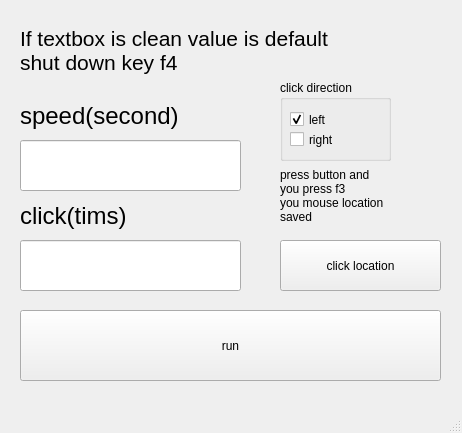
<?xml version="1.0" encoding="UTF-8"?>
<ui version="4.0">
 <class>Mainwindow</class>
 <widget class="QMainWindow" name="Mainwindow">
  <property name="geometry">
   <rect>
    <x>0</x>
    <y>0</y>
    <width>462</width>
    <height>433</height>
   </rect>
  </property>
  <property name="minimumSize">
   <size>
    <width>462</width>
    <height>433</height>
   </size>
  </property>
  <property name="maximumSize">
   <size>
    <width>462</width>
    <height>433</height>
   </size>
  </property>
  <property name="windowTitle">
   <string>Autoclick</string>
  </property>
  <property name="inputMethodHints">
   <set>Qt::ImhNone</set>
  </property>
  <widget class="QWidget" name="centralwidget">
   <widget class="QPushButton" name="run">
    <property name="geometry">
     <rect>
      <x>20</x>
      <y>310</y>
      <width>421</width>
      <height>71</height>
     </rect>
    </property>
    <property name="text">
     <string>run</string>
    </property>
   </widget>
   <widget class="QLabel" name="label">
    <property name="geometry">
     <rect>
      <x>20</x>
      <y>100</y>
      <width>201</width>
      <height>31</height>
     </rect>
    </property>
    <property name="font">
     <font>
      <family>Arial</family>
      <pointsize>18</pointsize>
     </font>
    </property>
    <property name="text">
     <string>speed(second)</string>
    </property>
   </widget>
   <widget class="QLabel" name="label_2">
    <property name="geometry">
     <rect>
      <x>20</x>
      <y>200</y>
      <width>141</width>
      <height>31</height>
     </rect>
    </property>
    <property name="font">
     <font>
      <family>Arial</family>
      <pointsize>18</pointsize>
     </font>
    </property>
    <property name="text">
     <string>click(tims)</string>
    </property>
   </widget>
   <widget class="QLabel" name="label_3">
    <property name="geometry">
     <rect>
      <x>20</x>
      <y>20</y>
      <width>411</width>
      <height>61</height>
     </rect>
    </property>
    <property name="font">
     <font>
      <family>Arial</family>
      <pointsize>16</pointsize>
     </font>
    </property>
    <property name="text">
     <string>If textbox is clean value is default
shut down key f4</string>
    </property>
   </widget>
   <widget class="QCheckBox" name="left">
    <property name="enabled">
     <bool>true</bool>
    </property>
    <property name="geometry">
     <rect>
      <x>290</x>
      <y>110</y>
      <width>96</width>
      <height>19</height>
     </rect>
    </property>
    <property name="tabletTracking">
     <bool>false</bool>
    </property>
    <property name="text">
     <string>left</string>
    </property>
    <property name="checked">
     <bool>true</bool>
    </property>
    <attribute name="buttonGroup">
     <string notr="true">buttonGroup</string>
    </attribute>
   </widget>
   <widget class="QCheckBox" name="right">
    <property name="geometry">
     <rect>
      <x>290</x>
      <y>130</y>
      <width>96</width>
      <height>19</height>
     </rect>
    </property>
    <property name="text">
     <string>right</string>
    </property>
    <attribute name="buttonGroup">
     <string notr="true">buttonGroup</string>
    </attribute>
   </widget>
   <widget class="QGroupBox" name="groupBox">
    <property name="geometry">
     <rect>
      <x>280</x>
      <y>80</y>
      <width>111</width>
      <height>81</height>
     </rect>
    </property>
    <property name="title">
     <string>click direction</string>
    </property>
   </widget>
   <widget class="QPushButton" name="click_button">
    <property name="geometry">
     <rect>
      <x>280</x>
      <y>240</y>
      <width>161</width>
      <height>51</height>
     </rect>
    </property>
    <property name="text">
     <string>click location</string>
    </property>
   </widget>
   <widget class="QLabel" name="label_4">
    <property name="geometry">
     <rect>
      <x>280</x>
      <y>160</y>
      <width>181</width>
      <height>71</height>
     </rect>
    </property>
    <property name="text">
     <string>press button and
you press f3
you mouse location
saved</string>
    </property>
   </widget>
   <widget class="QLineEdit" name="speed">
    <property name="geometry">
     <rect>
      <x>20</x>
      <y>140</y>
      <width>221</width>
      <height>51</height>
     </rect>
    </property>
    <property name="inputMethodHints">
     <set>Qt::ImhFormattedNumbersOnly</set>
    </property>
   </widget>
   <widget class="QLineEdit" name="click">
    <property name="geometry">
     <rect>
      <x>20</x>
      <y>240</y>
      <width>221</width>
      <height>51</height>
     </rect>
    </property>
    <property name="inputMethodHints">
     <set>Qt::ImhFormattedNumbersOnly</set>
    </property>
   </widget>
   <zorder>groupBox</zorder>
   <zorder>run</zorder>
   <zorder>label</zorder>
   <zorder>label_2</zorder>
   <zorder>label_3</zorder>
   <zorder>left</zorder>
   <zorder>right</zorder>
   <zorder>click_button</zorder>
   <zorder>label_4</zorder>
   <zorder>speed</zorder>
   <zorder>click</zorder>
  </widget>
  <widget class="QMenuBar" name="menubar">
   <property name="geometry">
    <rect>
     <x>0</x>
     <y>0</y>
     <width>462</width>
     <height>26</height>
    </rect>
   </property>
  </widget>
  <widget class="QStatusBar" name="statusbar"/>
 </widget>
 <resources/>
 <connections/>
 <buttongroups>
  <buttongroup name="buttonGroup"/>
 </buttongroups>
</ui>
